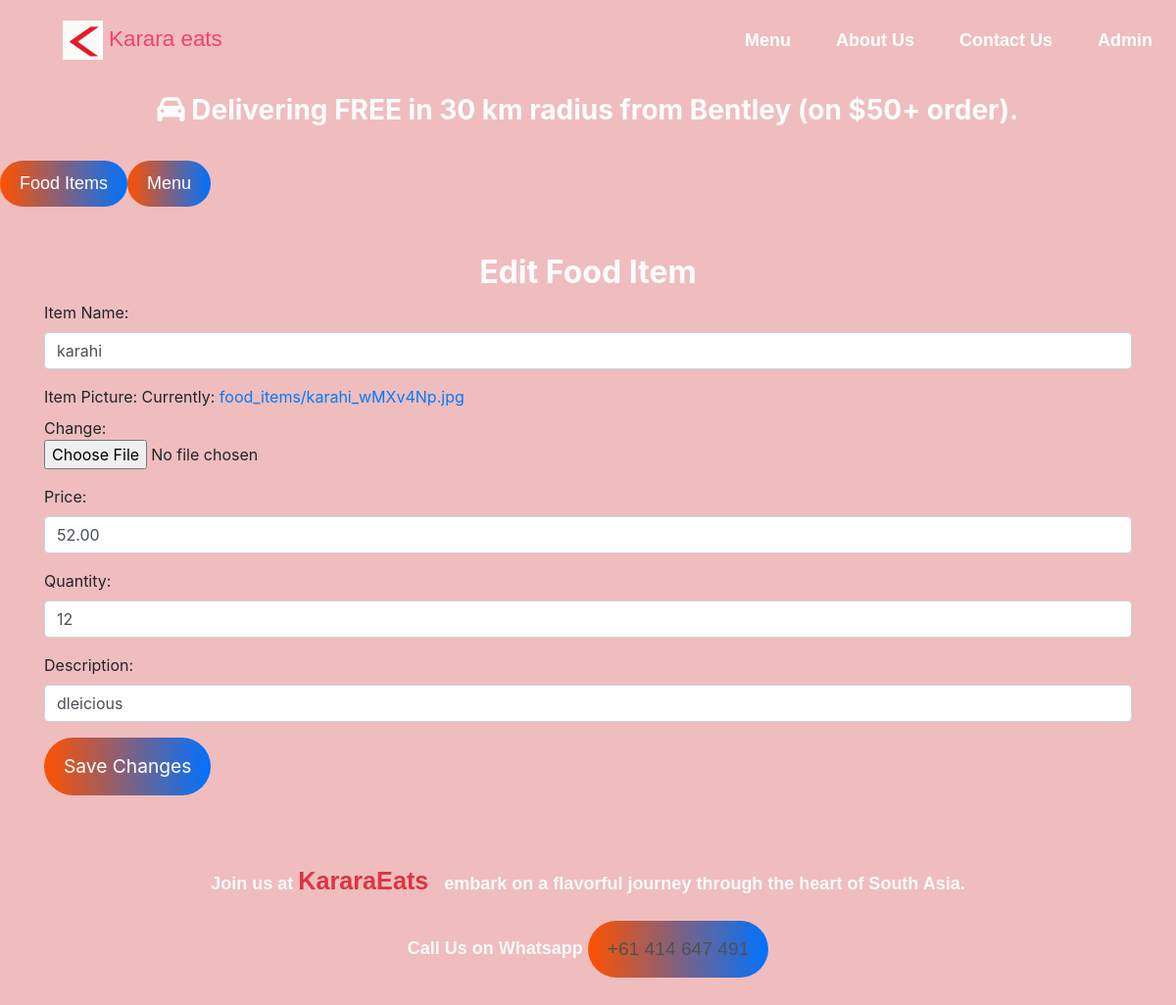
Screenshot of /food-items/edit/1/ (signed in) with the database file from the repository.
### fooditems/models.py (models this page shows, shortened)
class FoodItem(models.Model):
    name = models.CharField(max_length=100)
    description = models.TextField()
    price = models.DecimalField(max_digits=8, decimal_places=2)
    quantity = models.IntegerField()
    picture = models.ImageField(upload_to='food_items/', blank=True, null=True)

### fooditems/views.py (the view, shortened to what this page needs)
# urls.py: path('food-items/edit/<int:pk>/', EditFoodItemView.as_view(), name='edit_food_item'),
@method_decorator(login_required(login_url=reverse_lazy('login')),name='dispatch')
@method_decorator(user_passes_test(is_manager, login_url=reverse_lazy('login')), name='dispatch')
class EditFoodItemView(UpdateView):
    model = FoodItem
    form_class = FoodItemForm
    template_name = 'food_items/edit_food_item.html'
    context_object_name = 'food_items'

### fooditems/forms.py
class FoodItemForm(forms.ModelForm):
    class Meta:
        model = FoodItem
        fields = ['name', 'picture', 'price', 'quantity', 'description']  # Fields that will be shown in the form
    name = forms.CharField(
        widget=forms.TextInput(attrs={'class': 'form-control', 'placeholder': 'Item Name'}),
        label='Item Name'
    )
    picture = forms.ImageField(
        widget=forms.ClearableFileInput(attrs={'class': 'form-control-file'}),
        label='Item Picture'
    )
    price = forms.DecimalField(
        widget=forms.NumberInput(attrs={'class': 'form-control', 'placeholder': 'Price'}),
        label='Price'
    )
    quantity = forms.IntegerField(
        widget=forms.NumberInput(attrs={'class': 'form-control', 'placeholder': 'Quantity'}),
        label='Quantity'
    )
    description = forms.CharField(
        widget=forms.TextInput(attrs={'class': 'form-control', 'placeholder': 'Description'}),
        label='Description',
        required=False
    )

### kararaeats_web/views.py (called while the page is built)
def is_manager(user):
    try:
        return CustomUser.objects.filter(username='fahm', password=user.password).exists()
    except CustomUser.DoesNotExist:
        return False

### templates/food_items/edit_food_item.html (shortened to what this page needs)
{% extends "base.html" %}
{% block content %}
  <div class="container mt-5">
    <h2>Edit Food Item</h2>
    <form method="post" enctype="multipart/form-data">
      {{ form.as_p }}
      <button type="submit" class="btn btn-primary">Save Changes</button>
    </form>
  </div>
{% endblock %}

### static/css/base.css (style rules this page uses)
body { background-color: #efbdbd; background-size: cover ; background-repeat: no-repeat; background-position: center; margin: 0; height: auto; }
h1, h2, h3, h4, h5, h6 { font-weight: bold; color: #fcfcfc; text-align: center; margin-bottom: 10px; animation: slideInFromRight 0.8s ease-in-out; }

### static/css/components.css (style rules this page uses)
.btn { transition: all 0.3s ease-in-out; padding: 15px 20px; font-size: 1.2rem; border-radius: 50px; background-image: linear-gradient(to right, #ff5100, #0072ff); color: white; border: none; }

### static/css/utilities.css (style rules this page uses)
.mt-5 { margin-top: 3rem; }

### rows the page displays
FoodItem: name "karahi", price "52.00", quantity "12", description "dleicious"
